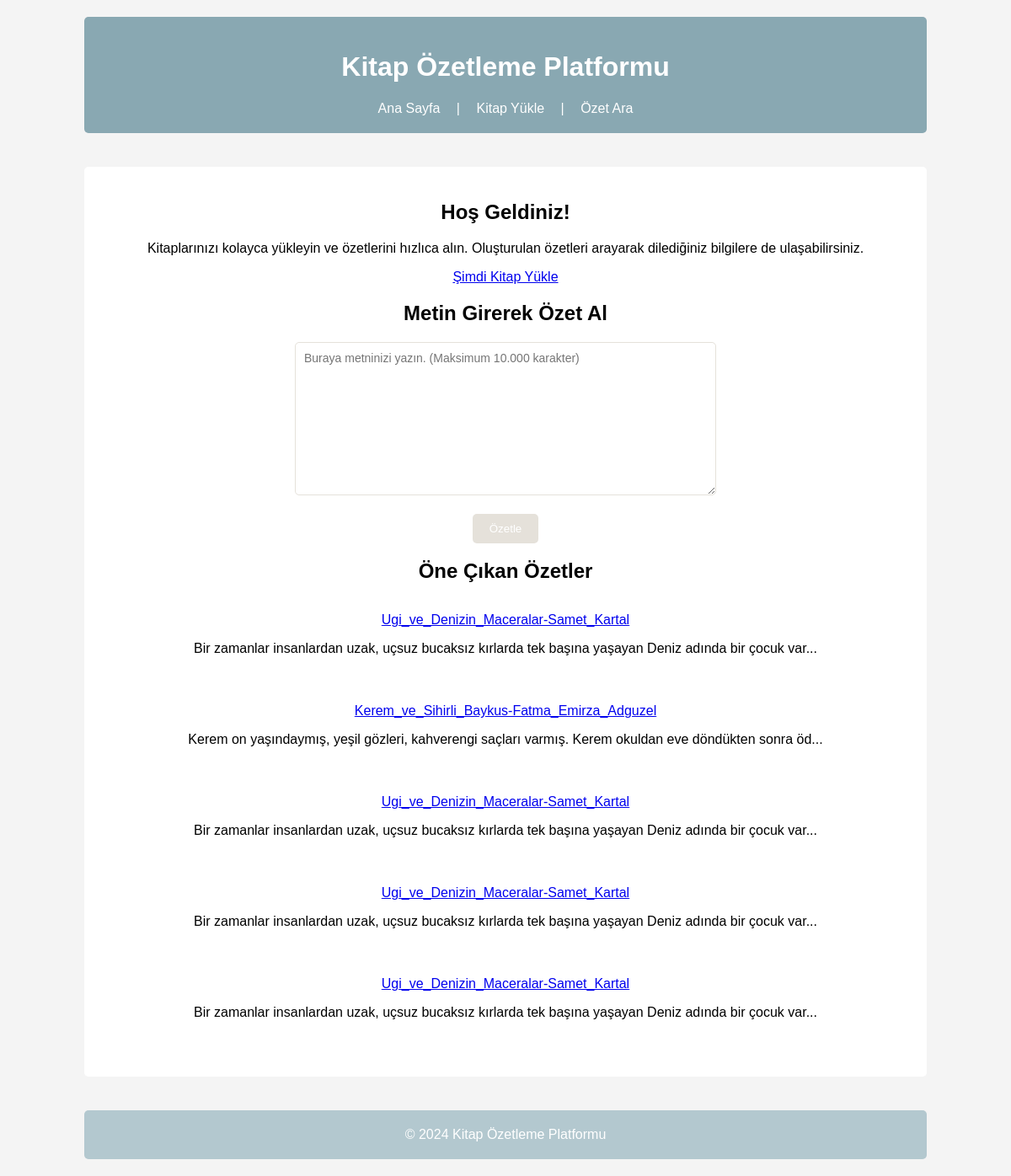
The page / on the database its author committed.
### app.py (models this page shows, shortened)
    class Summary(db.Model):
        id = db.Column(db.Integer, primary_key=True)
        title = db.Column(db.String(150), nullable=False)
        introduction = db.Column(db.Text, nullable=False)
        development = db.Column(db.Text, nullable=False)
        conclusion = db.Column(db.Text, nullable=False)
        timestamp = db.Column(db.DateTime(timezone=True), server_default=func.now())
        model_name = db.Column(db.String(50), nullable=False)
        img_intro = db.Column(db.String(200), nullable=True)
        img_development = db.Column(db.String(200), nullable=True)
        img_conclusion = db.Column(db.String(200), nullable=True)

### app.py (the view, shortened to what this page needs)
    @app.route('/', methods=['GET', 'POST'])
    def index():
        featured_summaries = Summary.query.order_by(Summary.timestamp.desc()).limit(5).all()
        logger.info("Ana sayfa görüntülendi.")
        return render_template('index.html', featured_summaries=featured_summaries)

### templates/index.html (shortened to what this page needs)
<!DOCTYPE html>
<html lang="tr">
<head>
    <link rel="stylesheet" href="{{ url_for('static', filename='styles.css') }}">
</head>
<body>
<header>
    <h1>Kitap Özetleme Platformu</h1>
    <nav>
        <a href="{{ url_for('index') }}">Ana Sayfa</a> |
        <a href="{{ url_for('upload') }}">Kitap Yükle</a> |
        <a href="{{ url_for('search') }}">Özet Ara</a>
    </nav>
</header>
<main>
    <section>
        <h2>Hoş Geldiniz!</h2>
        <p>Kitaplarınızı kolayca yükleyin ve özetlerini hızlıca alın. Oluşturulan özetleri arayarak dilediğiniz bilgilere de ulaşabilirsiniz.</p>
        <a href="{{ url_for('upload') }}">Şimdi Kitap Yükle</a>
    </section>
    <section>
        <h2>Metin Girerek Özet Al</h2>
        <form method="post" action="{{ url_for('index') }}">
            <textarea name="user_text" rows="10" cols="50" placeholder="Buraya metninizi yazın. (Maksimum 10.000 karakter)"></textarea><br><br>
            <button type="submit">Özetle</button>
        </form>
    </section>
    <section>
        <h2>Öne Çıkan Özetler</h2>
        {% if featured_summaries %}
            <ul>
            {% for summary in featured_summaries %}
                <li>
                    <a href="{{ url_for('summary', summary_id=summary.id) }}">{{ summary.title }}</a>
                    <p>{{ summary.introduction[:100] }}...</p>
                </li>
            {% endfor %}
            </ul>
        {% else %}
            <p>Henüz özet eklenmemiş.</p>
        {% endif %}
    </section>
</main>
<footer>
    &copy; 2024 Kitap Özetleme Platformu
</footer>
</body>
</html>

### static/styles.css (style rules this page uses)
body { font-family: Arial, sans-serif; margin: 0; padding: 0; display: flex; flex-direction: column; align-items: center; background-color: #f4f4f4; min-height: 100vh; }
header, main, footer { width: 80%; max-width: 1200px; background: #fff; margin: 20px 0; padding: 20px; text-align: center; border-radius: 5px; }
header { background: #89A8B2; color: #fff; }
nav a { color: #fff; margin: 0 15px; text-decoration: none; }
main { flex: 1; display: flex; flex-direction: column; justify-content: center; min-height: 60vh; }
footer { background: #B3C8CF; color: #fff; position: relative; }
ul { list-style-type: none; padding: 0; }
li { background-color: #fff; margin-bottom: 10px; padding: 15px; border-radius: 5px; }
button { padding: 10px 20px; background-color: #E5E1DA; color: #fff; border: none; border-radius: 5px; cursor: pointer; }
textarea { width: 100%; max-width: 500px; padding: 10px; border-radius: 5px; border: 1px solid #E5E1DA; font-size: 14px; font-family: Arial, sans-serif; box-sizing: border-box; }

### rows shown on the page
Summary: title "Ugi_ve_Denizin_Maceralar-Samet_Kartal", introduction "Bir zamanlar insanlardan uzak, uçsuz bucaksız kırlarda tek başına yaşayan Deniz adında bir çocuk var"
Summary: title "Kerem_ve_Sihirli_Baykus-Fatma_Emirza_Adguzel", introduction "Kerem on yaşındaymış, yeşil gözleri, kahverengi saçları varmış. Kerem okuldan eve döndükten sonra öd"
Summary: title "Ugi_ve_Denizin_Maceralar-Samet_Kartal", introduction "Bir zamanlar insanlardan uzak, uçsuz bucaksız kırlarda tek başına yaşayan Deniz adında bir çocuk var"
Summary: title "Ugi_ve_Denizin_Maceralar-Samet_Kartal", introduction "Bir zamanlar insanlardan uzak, uçsuz bucaksız kırlarda tek başına yaşayan Deniz adında bir çocuk var"
Summary: title "Ugi_ve_Denizin_Maceralar-Samet_Kartal", introduction "Bir zamanlar insanlardan uzak, uçsuz bucaksız kırlarda tek başına yaşayan Deniz adında bir çocuk var"
